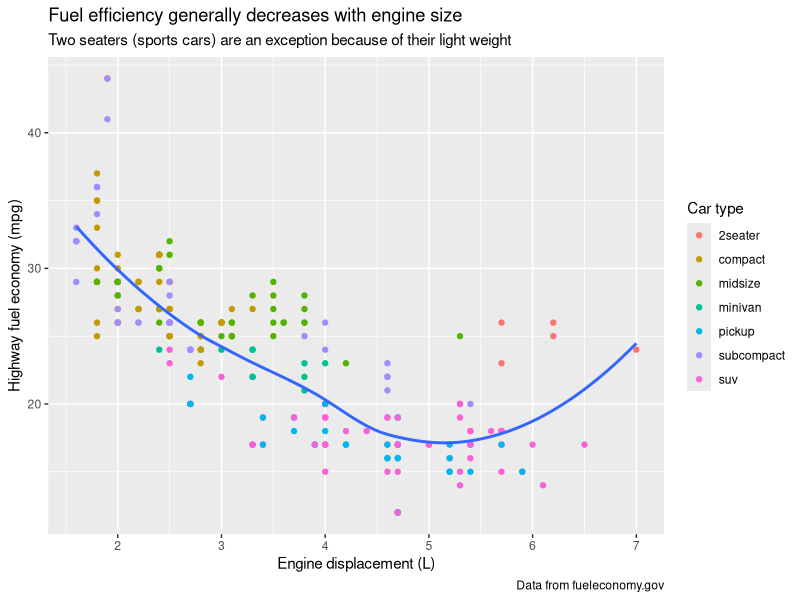
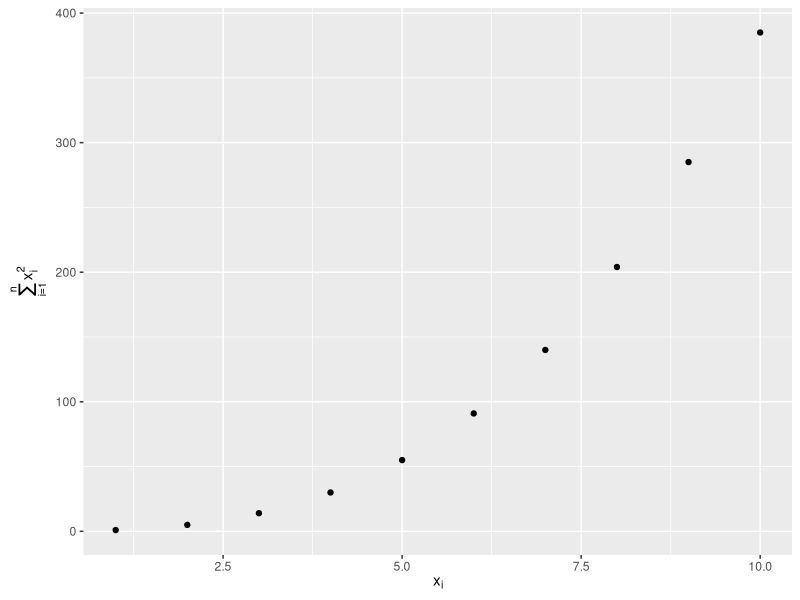
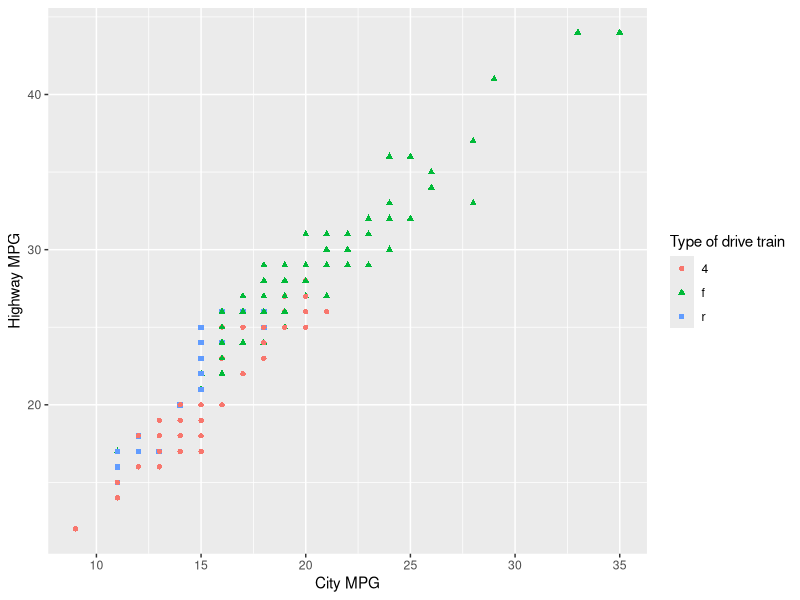
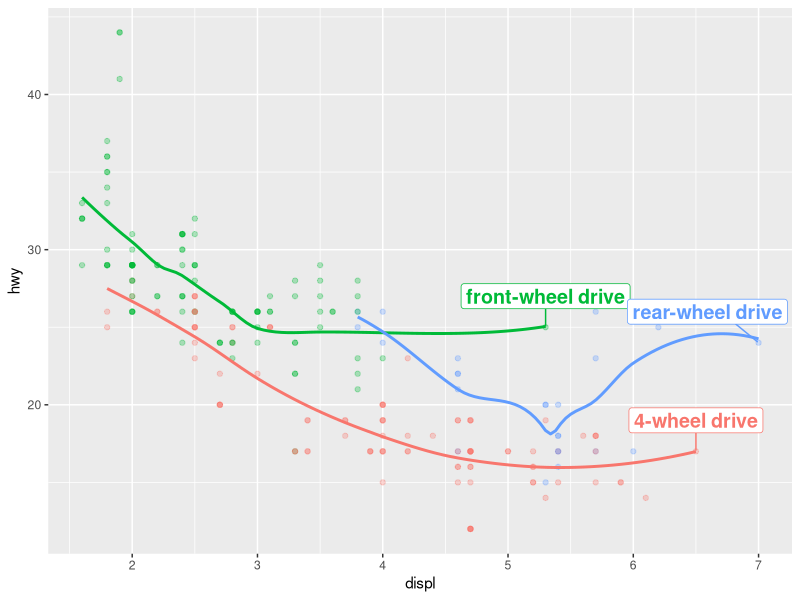
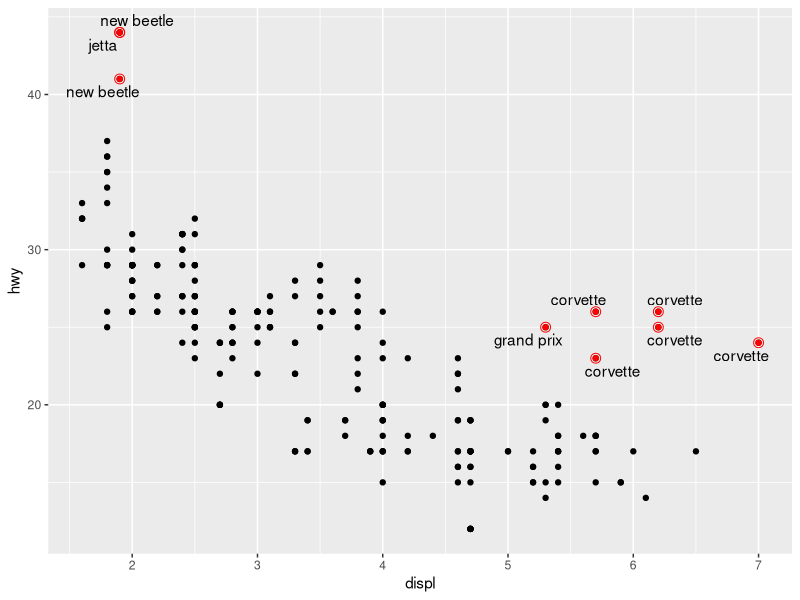
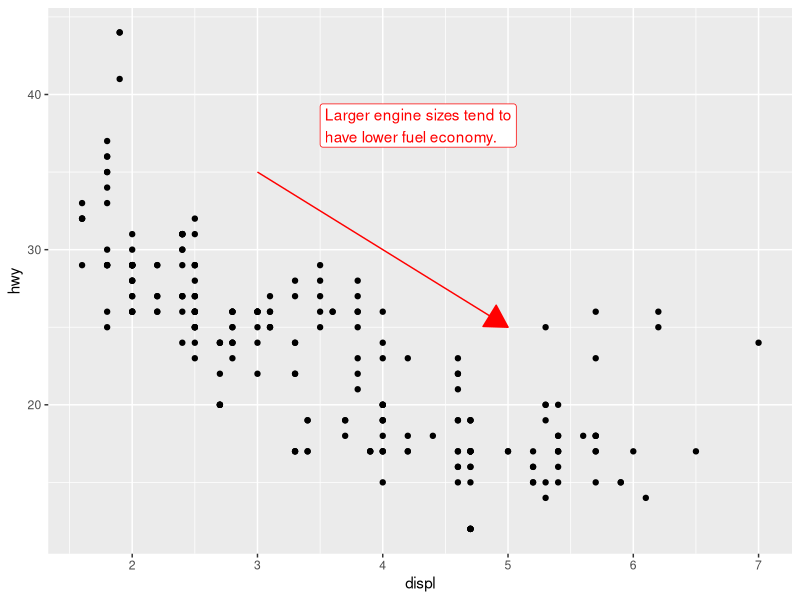
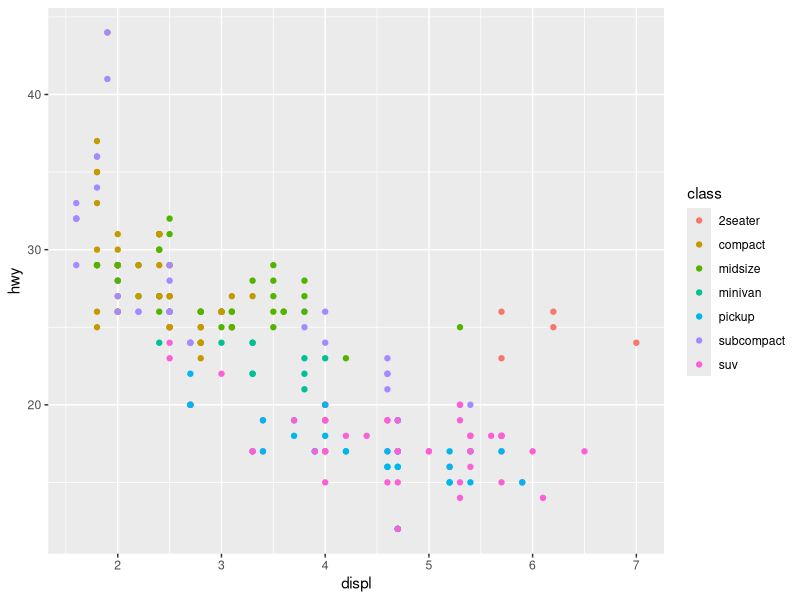
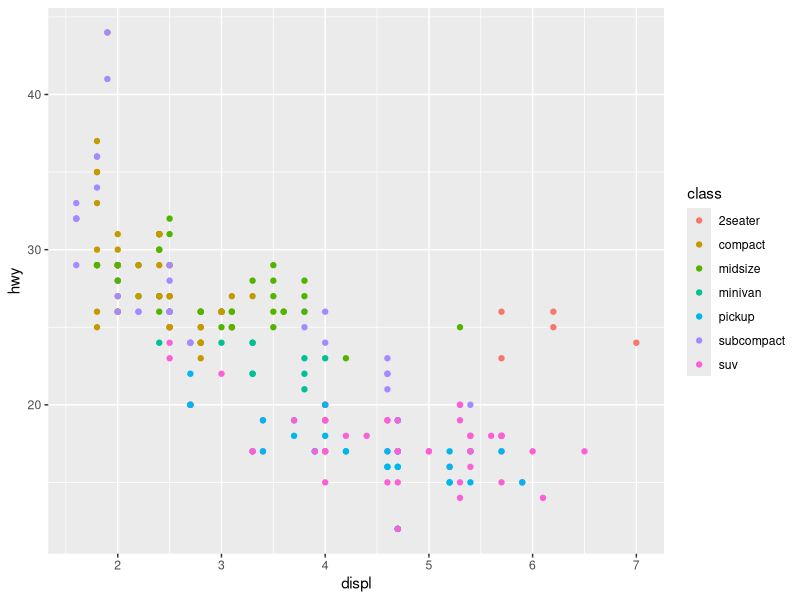

Write the R code that produced these figures, in order.
library(tidyverse)
library(scales)
library(ggrepel)
library(patchwork)

ggplot(mpg, aes(x = displ, y = hwy)) +
  geom_point(aes(color = class)) +
  geom_smooth(se = FALSE) +
  labs(
    x = "Engine displacement (L)",
    y = "Highway fuel economy (mpg)",
    color = "Car type",
    title = "Fuel efficiency generally decreases with engine size",
    subtitle = "Two seaters (sports cars) are an exception because of their light weight",
    caption = "Data from fueleconomy.gov"
  )

df <- tibble(
  x = 1:10,
  y = cumsum(x^2)
)

ggplot(df, aes(x, y)) +
  geom_point() +
  labs(
    x = quote(x[i]),
    y = quote(sum(x[i] ^ 2, i == 1, n))
  )

# Exercise 2
ggplot(mpg, aes(x = cty, y = hwy, color = drv, shape = drv)) +
  geom_point() +
  labs(
    x = "City MPG",
    y = "Highway MPG",
    color = "Type of drive train",
    shape = "Type of drive train"
  )

label_info <- mpg |>
  group_by(drv) |>
  arrange(desc(displ)) |>
  slice_head(n = 1) |>
  mutate(
    drive_type = case_when(
      drv == "f" ~ "front-wheel drive",
      drv == "r" ~ "rear-wheel drive",
      drv == "4" ~ "4-wheel drive"
    )
  ) |>
  select(displ, hwy, drv, drive_type)

label_info

ggplot(mpg, aes(x = displ, y = hwy, color = drv)) +
  geom_point(alpha = 0.3) +
  geom_smooth(se = FALSE) +
  geom_label_repel(
    data = label_info, 
    aes(x = displ, y = hwy, label = drive_type),
    fontface = "bold", size = 5, nudge_y = 2
  ) +
  theme(legend.position = "none")

potential_outliers <- mpg |>
  filter(hwy > 40 | (hwy > 20 & displ > 5))

ggplot(mpg, aes(x = displ, y = hwy)) +
  geom_point() +
  geom_text_repel(data = potential_outliers, aes(label = model)) +
  geom_point(data = potential_outliers, color = "red") +
  geom_point(
    data = potential_outliers,
    color = "red", size = 3, shape = "circle open"
  )

trend_text <- "Larger engine sizes tend to have lower fuel economy." |>
  str_wrap(width = 30)
trend_text

ggplot(mpg, aes(x = displ, y = hwy)) +
  geom_point() +
  annotate(
    geom = "label", x = 3.5, y = 38,
    label = trend_text,
    hjust = "left", color = "red"
  ) +
  annotate(
    geom = "segment",
    x = 3, y = 35, xend = 5, yend = 25, color = "red",
    arrow = arrow(type = "closed")
  )

ggplot(mpg, aes(x = displ, y = hwy)) +
  geom_point(aes(color = class))

ggplot(mpg, aes(x = displ, y = hwy)) +
  geom_point(aes(color = class)) +
  scale_x_continuous() +
  scale_y_continuous() +
  scale_color_discrete()

ggplot(mpg, aes(x = displ, y = hwy, color = drv)) +
  geom_point() +
  scale_y_continuous(breaks = seq(15, 40, by = 5)) 

ggplot(mpg, aes(x = displ, y = hwy, color = drv)) +
  geom_point() +
  scale_x_continuous(labels = NULL) +
  scale_y_continuous(labels = NULL) +
  scale_color_discrete(labels = c("4" = "4-wheel", "f" = "front", "r" = "rear"))

ggplot(diamonds, aes(x = price, y = cut)) +
  geom_boxplot(alpha = 0.05) +
  scale_x_continuous(labels = label_dollar())

ggplot(diamonds, aes(x = price, y = cut)) +
  geom_boxplot(alpha = 0.05) +
  scale_x_continuous(
    labels = label_dollar(scale = 1/1000, suffix = "K"), 
    breaks = seq(1000, 19000, by = 6000)
  )

ggplot(diamonds, aes(x = cut, fill = clarity)) +
  geom_bar(position = "fill") +
  scale_y_continuous(name = "Percentage", labels = label_percent())

presidential |>
  mutate(id = 33 + row_number()) |>
  ggplot(aes(x = start, y = id)) +
  geom_point() +
  geom_segment(aes(xend = end, yend = id)) +
  scale_x_date(name = NULL, breaks = presidential$start, date_labels = "'%y")

base <- ggplot(mpg, aes(x = displ, y = hwy)) +
  geom_point(aes(color = class))

base + theme(legend.position = "right") # the default
base + theme(legend.position = "left")
base + 
  theme(legend.position = "top") +
  guides(color = guide_legend(nrow = 3))
base + 
  theme(legend.position = "bottom") +
  guides(color = guide_legend(nrow = 3))

ggplot(mpg, aes(x = displ, y = hwy)) +
  geom_point(aes(color = class)) +
  geom_smooth(se = FALSE) +
  theme(legend.position = "bottom") +
  guides(color = guide_legend(nrow = 2, override.aes = list(size = 4)))

ggplot(diamonds, aes(x = carat, y = price)) +
  geom_bin2d()

ggplot(diamonds, aes(x = log10(carat), y = log10(price))) +
  geom_bin2d()

ggplot(diamonds, aes(x = carat, y = price)) +
  geom_bin2d() + 
  scale_x_log10() + 
  scale_y_log10()

ggplot(mpg, aes(x = displ, y = hwy)) +
  geom_point(aes(color = drv))

ggplot(mpg, aes(x = displ, y = hwy)) +
  geom_point(aes(color = drv)) +
  scale_color_brewer(palette = "Set1")

ggplot(mpg, aes(x = displ, y = hwy)) +
  geom_point(aes(color = drv, shape = drv)) +
  scale_color_brewer(palette = "Set1")

presidential |>
  mutate(id = 33 + row_number()) |>
  ggplot(aes(x = start, y = id, color = party)) +
  geom_point() +
  geom_segment(aes(xend = end, yend = id)) +
  scale_color_manual(values = c(Republican = "#E81B23", Democratic = "#00AEF3"))

df <- tibble(
  x = rnorm(10000),
  y = rnorm(10000)
)

ggplot(df, aes(x, y)) +
  geom_hex() +
  coord_fixed() +
  labs(title = "Default, continuous", x = NULL, y = NULL)

ggplot(df, aes(x, y)) +
  geom_hex() +
  coord_fixed() +
  scale_fill_viridis_c() +
  labs(title = "Viridis, continuous", x = NULL, y = NULL)

ggplot(df, aes(x, y)) +
  geom_hex() +
  coord_fixed() +
  scale_fill_viridis_b() +
  labs(title = "Viridis, binned", x = NULL, y = NULL)

ggplot(mpg, aes(x = displ, y = hwy)) +
  geom_point(aes(color = drv)) +
  geom_smooth()

mpg |>
  filter(displ >= 5 & displ <= 6 & hwy >= 10 & hwy <= 25) |>
  ggplot(aes(x = displ, y = hwy)) +
  geom_point(aes(color = drv)) +
  geom_smooth()

ggplot(mpg, aes(x = displ, y = hwy)) +
  geom_point(aes(color = drv)) +
  geom_smooth() +
  scale_x_continuous(limits = c(5, 6)) +
  scale_y_continuous(limits = c(10, 25))

ggplot(mpg, aes(x = displ, y = hwy)) +
  geom_point(aes(color = drv)) +
  geom_smooth() +
  coord_cartesian(xlim = c(5, 6), ylim = c(10, 25))

suv <- mpg |> filter(class == "suv")
compact <- mpg |> filter(class == "compact")

ggplot(suv, aes(x = displ, y = hwy, color = drv)) +
  geom_point()

ggplot(compact, aes(x = displ, y = hwy, color = drv)) +
  geom_point()

x_scale <- scale_x_continuous(limits = range(mpg$displ))
y_scale <- scale_y_continuous(limits = range(mpg$hwy))
col_scale <- scale_color_discrete(limits = unique(mpg$drv))

ggplot(suv, aes(x = displ, y = hwy, color = drv)) +
  geom_point() +
  x_scale +
  y_scale +
  col_scale

ggplot(compact, aes(x = displ, y = hwy, color = drv)) +
  geom_point() +
  x_scale +
  y_scale +
  col_scale

# Exercise 1
df <- tibble(
  x = rnorm(10000),
  y = rnorm(10000)
)

ggplot(df, aes(x, y)) +
  geom_hex() +
  scale_color_gradient(low = "white", high = "red") +
  coord_fixed()

ggplot(mpg, aes(x = displ, y = hwy)) +
  geom_point(aes(color = class)) +
  geom_smooth(se = FALSE) +
  theme_void()

ggplot(mpg, aes(x = displ, y = hwy, color = drv)) +
  geom_point() +
  labs(
    title = "Larger engine sizes tend to have lower fuel economy",
    caption = "Source: https://fueleconomy.gov."
  ) +
  theme(
    legend.position = c(0.6, 0.7),
    legend.direction = "horizontal",
    legend.box.background = element_rect(color = "black"),
    plot.title = element_text(face = "bold"),
    plot.title.position = "plot",
    plot.caption.position = "plot",
    plot.caption = element_text(hjust = 0)
  )

p1 <- ggplot(mpg, aes(x = displ, y = hwy)) + 
  geom_point() + 
  labs(title = "Plot 1")
p2 <- ggplot(mpg, aes(x = drv, y = hwy)) + 
  geom_boxplot() + 
  labs(title = "Plot 2")
p1 + p2

p3 <- ggplot(mpg, aes(x = cty, y = hwy)) + 
  geom_point() + 
  labs(title = "Plot 3")
(p1 | p3) / p2

p1 <- ggplot(mpg, aes(x = drv, y = cty, color = drv)) + 
  geom_boxplot(show.legend = FALSE) + 
  labs(title = "Plot 1")

p2 <- ggplot(mpg, aes(x = drv, y = hwy, color = drv)) + 
  geom_boxplot(show.legend = FALSE) + 
  labs(title = "Plot 2")

p3 <- ggplot(mpg, aes(x = cty, color = drv, fill = drv)) + 
  geom_density(alpha = 0.5) + 
  labs(title = "Plot 3")

p4 <- ggplot(mpg, aes(x = hwy, color = drv, fill = drv)) + 
  geom_density(alpha = 0.5) + 
  labs(title = "Plot 4")

p5 <- ggplot(mpg, aes(x = cty, y = hwy, color = drv)) + 
  geom_point(show.legend = FALSE) + 
  facet_wrap(~drv) +
  labs(title = "Plot 5")

(guide_area() / (p1 + p2) / (p3 + p4) / p5) +
  plot_annotation(
    title = "City and highway mileage for cars with different drive trains",
    caption = "Source: https://fueleconomy.gov."
  ) +
  plot_layout(
    guides = "collect",
    heights = c(1, 3, 2, 4)
  ) &
  theme(legend.position = "top")

# Exercise 1
p1 <- ggplot(mpg, aes(x = displ, y = hwy)) + 
  geom_point() + 
  labs(title = "Plot 1")
p2 <- ggplot(mpg, aes(x = drv, y = hwy)) + 
  geom_boxplot() + 
  labs(title = "Plot 2")
p3 <- ggplot(mpg, aes(x = cty, y = hwy)) + 
  geom_point() + 
  labs(title = "Plot 3")

p1 | p2 / p3

# Exercise 2
p1 / (p2 | p3)
